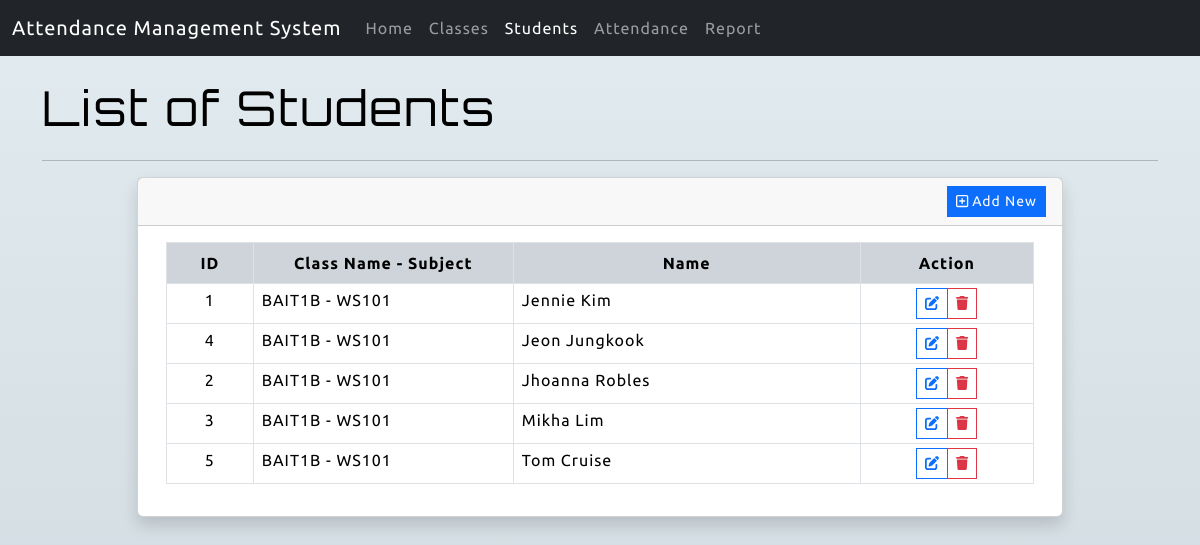
/?page=student_list, run on the app's committed database.
### tables this page shows
CREATE TABLE `students_tbl` (
  `id` int(11) NOT NULL,
  `class_id` int(11) NOT NULL,
  `name` text NOT NULL,
  `created_at` datetime NOT NULL DEFAULT current_timestamp(),
  `updated_at` datetime DEFAULT NULL ON UPDATE current_timestamp()
);

CREATE TABLE `class_tbl` (
  `id` int(11) NOT NULL,
  `name` text NOT NULL,
  `created_at` datetime NOT NULL DEFAULT current_timestamp(),
  `updated_at` datetime DEFAULT NULL ON UPDATE current_timestamp()
);

### classes/actions.class.php (called while the page is built, shortened)
<?php
class Actions{
    private $conn;
    function __construct(){
        require_once(realpath(__DIR__.'/../db-connect.php'));
        $this->conn = $conn;
    }
    public function list_student(){
        $sql = "SELECT `students_tbl`.*, `class_tbl`.`name` as `class` FROM `students_tbl` inner join `class_tbl` on `students_tbl`.`class_id` = `class_tbl`.`id` order by `students_tbl`.`name` ASC";
        $qry = $this->conn->query($sql);
        return $qry->fetch_all(MYSQLI_ASSOC);
    }
}

### pages/student_list.php (the view, shortened to what this page needs)
<div class="page-title mb-3">List of Students</div>
<hr>
<?php
$studentList = $actionClass->list_student();
?>
<div class="row justify-content-center">
    <div class="col-lg-10 col-md-12 col-sm-12 col-12">
        <div class="card shadow">
            <div class="card-header rounded-0">
                <div class="d-flex w-100 justify-content-end align-items-center">
                    <button class="btn btn-sm rounded-0 btn-primary" type="button" id="add_student"><i class="far fa-plus-square"></i> Add New</button>
                </div>
            </div>
            <div class="card-body rounded-0">
                <div class="container-fluid">
                    <div class="table-responsive">
                        <table class="table table-bordered table-hovered table-stripped">
                            <colgroup>
                                <col width="10%">
                                <col width="30%">
                                <col width="40%">
                                <col width="20%">
                            </colgroup>
                            <thead class="bg-dark-subtle">
                                <tr class="bg-transparent">
                                    <th class="bg-transparent text-center">ID</th>
                                    <th class="bg-transparent text-center">Class Name - Subject</th>
                                    <th class="bg-transparent text-center">Name</th>
                                    <th class="bg-transparent text-center">Action</th>
                                </tr>
                            </thead>
                            <tbody>
                                <?php if(!empty($studentList) && is_array($studentList)): ?>
                                <?php foreach($studentList as $row): ?>
                                    <tr>
                                        <td class="text-center px-2 py-1"><?= $row['id'] ?></td>
                                        <td class="px-2 py-1"><?= $row['class'] ?></td>
                                        <td class="px-2 py-1"><?= $row['name'] ?></td>
                                        <td class="text-center px-2 py-1">
                                            <div class="input-group input-group-sm justify-content-center">
                                                <button class="btn btn-sm btn-outline-primary rounded-0 edit_student" type="button" data-id="<?= $row['id'] ?>" title="Edit"><i class="fas fa-edit"></i></button>
                                                <button class="btn btn-sm btn-outline-danger rounded-0 delete_student" type="button" data-id="<?= $row['id'] ?>" title="Delete"><i class="fas fa-trash"></i></button>
                                            </div>
                                        </td>
                                    </tr>
                                <?php endforeach; ?>
                                <?php else: ?>
                                    <tr>
                                        <th class="text-center px-2 py-1" colspan="4">No data found.</th>
                                    </tr>
                                <?php endif; ?>
                            </tbody>
                        </table>
                    </div>
                </div>
            </div>
        </div>
    </div>
</div>

### index.php (shortened to what this page needs)
<?php
require_once('classes/actions.class.php');
$actionClass = new Actions();
$page = $_GET['page'] ?? "home";
?>
<!DOCTYPE html>
<html lang="en">
<?php include_once('inc/header.php'); ?>
<body>
<?php include_once('inc/navigation.php'); ?>
    <div class="container-md py-3">
        <div class="main-wrapper">
            <?php include_once("pages/{$page}.php"); ?>
        </div>
    </div>
</body>
</html>

### inc/header.php (shortened to what this page needs)
<head>
    <link rel="stylesheet" href="https://cdnjs.cloudflare.com/ajax/libs/font-awesome/6.4.2/css/all.min.css" />
    <link rel="stylesheet" href="https://cdn.jsdelivr.net/npm/bootstrap@5.3.2/dist/css/bootstrap.min.css">
    <link rel="stylesheet" href="assets/css/style.css">
</head>

### inc/navigation.php (shortened to what this page needs)
<nav class="navbar navbar-expand-lg navbar-light bg-dark sticky-top" data-bs-theme="dark">
    <div class="container-fluid">
        <a class="navbar-brand" href="#">Attendance Management System</a>
        <div class="collapse navbar-collapse" id="navbarSupportedContent">
            <ul class="navbar-nav me-auto mb-2 mb-lg-0">
                <li class="nav-item">
                    <a class="nav-link <?= (isset($page)) && $page == 'home' ? 'active' : '' ?>" href="./">Home</a>
                </li>
                <li class="nav-item">
                    <a class="nav-link <?= (isset($page)) && $page == 'class_list' ? 'active' : '' ?>" href="./?page=class_list">Classes</a>
                </li>
                <li class="nav-item">
                    <a class="nav-link <?= (isset($page)) && $page == 'student_list' ? 'active' : '' ?>" href="./?page=student_list">Students</a>
                </li>
                <li class="nav-item">
                    <a class="nav-link <?= (isset($page)) && $page == 'attendance' ? 'active' : '' ?>" href="./?page=attendance">Attendance</a>
                </li>
                <li class="nav-item">
                    <a class="nav-link <?= (isset($page)) && $page == 'attendance_report' ? 'active' : '' ?>" href="./?page=attendance_report">Report</a>
                </li>
            </ul>
        </div>
    </div>
    </nav>

### assets/css/style.css (style rules this page uses)
:root { --font-orbiton: 'Orbitron', sans-serif; --font-ubuntu: 'Ubuntu', sans-serif; }
html, body { height: 100%; width: 100%; max-height: 100%; overflow: auto; }
* { font-family: var(--font-ubuntu); letter-spacing: 1px; }
body:not(.printable-receipt) { background-color: #cfd9df; background-image: linear-gradient(to top, #cfd9df 0%, #e2ebf0 100%); }
div.page-title, div.page-title * { font-size: 3rem; font-weight: 6000; letter-spacing: 2px; color: #000000; font-family: var(--font-orbiton); }

### data on the page
students_tbl: id "1", class.name "BAIT1B - WS101", name "Jennie Kim"
students_tbl: id "4", class.name "BAIT1B - WS101", name "Jeon Jungkook"
students_tbl: id "2", class.name "BAIT1B - WS101", name "Jhoanna Robles"
students_tbl: id "3", class.name "BAIT1B - WS101", name "Mikha Lim"
students_tbl: id "5", class.name "BAIT1B - WS101", name "Tom Cruise"
